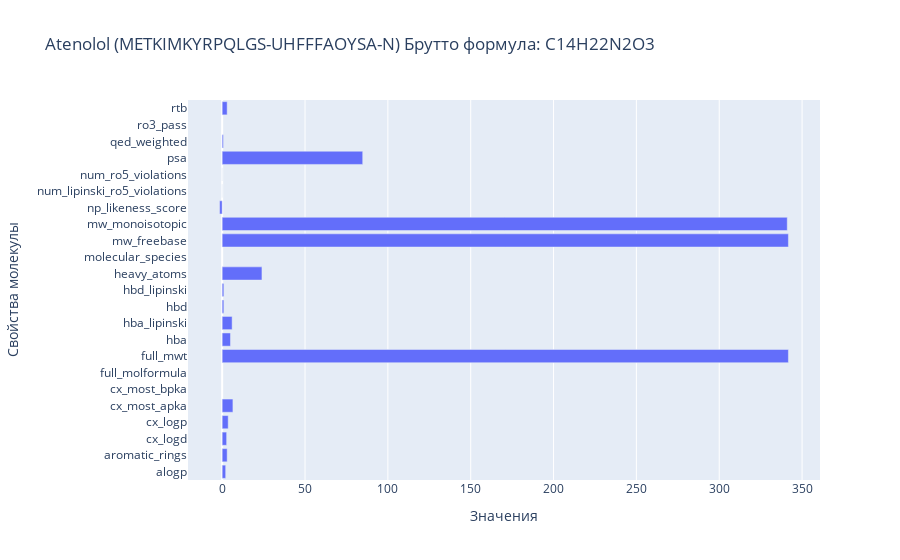

Write notebook code for a chart like this one.
### Code cell
# Пример вызова функции для Atenolol
properties_json_path = 'C:/Users/annav/OneDrive/Desktop/test_in_silico_pharmacology/drug_data/Atenolol/molecule_properties.json'
image_path = 'C:/Users/annav/OneDrive/Desktop/test_in_silico_pharmacology/drug_data/Atenolol/molecule.png'
info_file_path = 'C:/Users/annav/OneDrive/Desktop/test_in_silico_pharmacology/drug_data/Atenolol/info.txt'
mechanism_file_path = 'C:/Users/annav/OneDrive/Desktop/test_in_silico_pharmacology/drug_data/Atenolol/mechanism.txt'

visualize_data_interactive(properties_json_path, image_path, info_file_path, mechanism_file_path)

### Figure 1 — Plotly figure (JSON) as saved in the notebook; plotly's stock layout.template omitted (floating-point values rounded to 4 significant figures)
{"data": [{"alignmentgroup": "True", "hovertemplate": "Value=%{x}<br>Property=%{y}<extra></extra>", "legendgroup": "", "marker": {"color": "#636efa", "pattern": {"shape": ""}}, "name": "", "offsetgroup": "", "orientation": "h", "showlegend": false, "textposition": "auto", "type": "bar", "x": [2.11, 3, 2.69, 3.63, 6.48, null, null, 341.8, 5, 6, 1, 1, 24, null, 341.8, 341.1, -1.56, 0, 0, 84.82, 0.74, null, 3], "xaxis": "x", "y": ["alogp", "aromatic_rings", "cx_logd", "cx_logp", "cx_most_apka", "cx_most_bpka", "full_molformula", "full_mwt", "hba", "hba_lipinski", "hbd", "hbd_lipinski", "heavy_atoms", "molecular_species", "mw_freebase", "mw_monoisotopic", "np_likeness_score", "num_lipinski_ro5_violations", "num_ro5_violations", "psa", "qed_weighted", "ro3_pass", "rtb"], "yaxis": "y"}], "layout": {"barmode": "relative", "legend": {"tracegroupgap": 0}, "title": {"text": "Atenolol (METKIMKYRPQLGS-UHFFFAOYSA-N)\nБрутто формула: C14H22N2O3"}, "xaxis": {"anchor": "y", "domain": [0, 1], "title": {"text": "Значения"}}, "yaxis": {"anchor": "x", "domain": [0, 1], "title": {"text": "Свойства молекулы"}}}}
